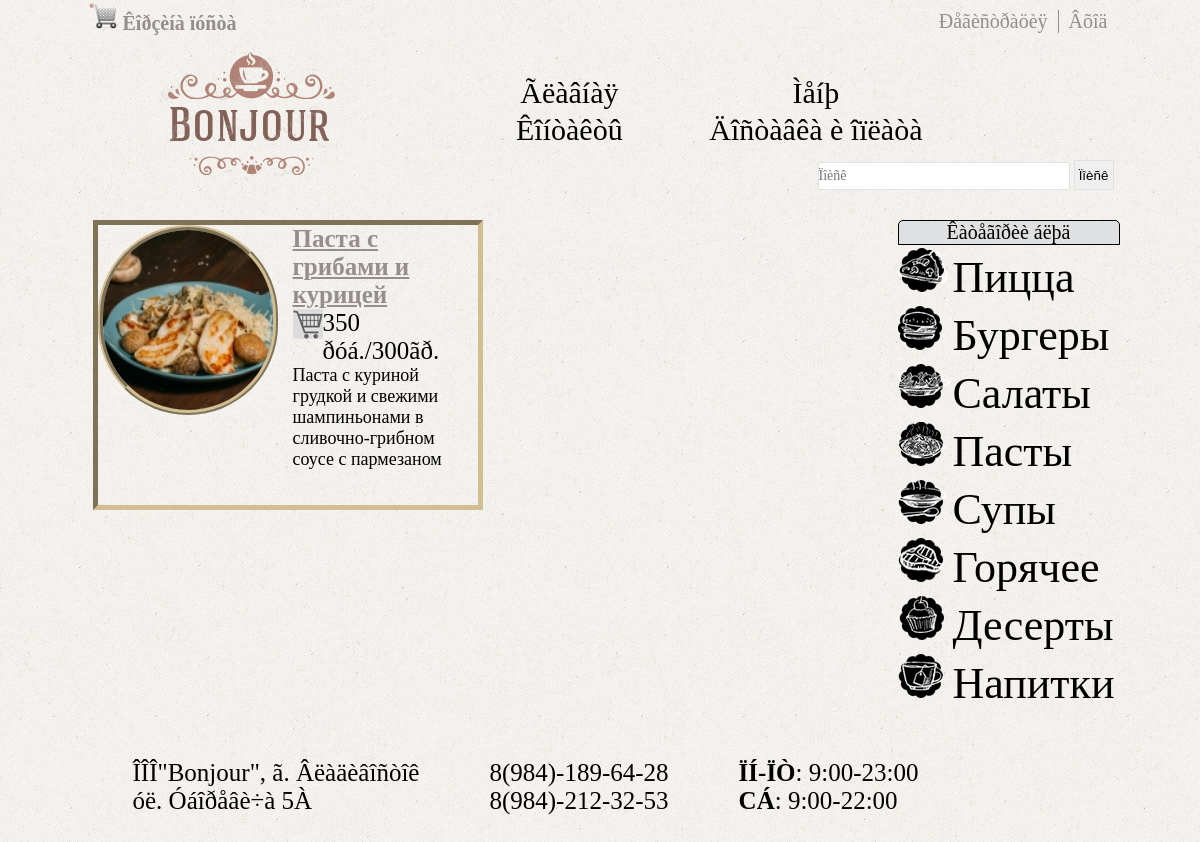
Screenshot of /view_cat.php?type=Пасты with the database file from the repository.
### tables this page shows
CREATE TABLE IF NOT EXISTS `category` (
  `id` int(11) NOT NULL AUTO_INCREMENT,
  `type` varchar(255) NOT NULL,
  `img` varchar(255) NOT NULL,
  PRIMARY KEY (`id`)
);

CREATE TABLE IF NOT EXISTS `table_products` (
  `products_id` int(11) NOT NULL AUTO_INCREMENT,
  `title` varchar(255) NOT NULL,
  `price` int(11) NOT NULL,
  `category` varchar(255) NOT NULL,
  `mini_description` text NOT NULL,
  `image` varchar(255) NOT NULL,
  `datetime` datetime NOT NULL,
  `visible` int(11) NOT NULL DEFAULT '0',
  `type` varchar(255) NOT NULL,
  `gramm` int(11) NOT NULL,
  `category_id` int(11) NOT NULL,
  PRIMARY KEY (`products_id`)
);

### functions/functions.php (called while the page is built, shortened)
<?php
function clear_string($cl_str)
{
    $cl_str = strip_tags($cl_str);
    $cl_str = mysql_real_escape_string($cl_str);
    $cl_str = trim($cl_str);
    return $cl_str;
}
?>

### include/block-category.php (the view)
<div id="block-category">
    <p id="header-title">Êàòåãîðèè áëþä</p>
    <ul>
    <?php
    $result = mysql_query("SELECT * FROM category", $link);
    if (mysql_num_rows($result) >0)
    {
        $row=mysql_fetch_array($result);
        do
        {
            echo'
            <li><a href="view_cat.php?type='.strtolower($row["type"]).'"><img src="images/'.$row["img"].'"/>'.$row["type"].'</a></li>
            ';
        }
        while ($row = mysql_fetch_array($result));
    }
?>
    </ul>
    </div>

### view_cat.php (shortened to what this page needs)
<?php
	include("include/db_connect.php");
    include("functions/functions.php");
    $type= clear_string($_GET["type"]);
?>
<!DOCTYPE HTML>
<html>
<head>
    <link href="css/style.css" rel="stylesheet" type="text/css" />
    <link href="css/reset.css" rel="stylesheet" type="text/css" />
</head>
<body background="images/back.png">
<div id="block-body">
<?php
	include("include/block-header.php")
?>
 <?php
	include("include/block-category.php")
    ?>
<div id="block-menu">
<ul id="block-tovar-grid">
   <?php
   if (!empty($type))
   {
        $querycat = "AND category='$type'";
   }
   else
   {
        $querycat= "";
   }
   $num = 4;
   $page = (int)$_GET['page'];
   $count = mysql_query("SELECT COUNT(*) FROM table_products WHERE visible = '1' $querycat", $link);
   $temp = mysql_fetch_array($count);
   if ($temp[0] > 0)
   {
    $page = intval($page);
    if(empty($page) or $page < 0) $page =1;
    $start = $page * $num - $num;
    $qury_start_num = " LIMIT $start, $num";
   }
	$result = mysql_query("SELECT * FROM table_products WHERE visible='1' $querycat $qury_start_num",$link);
    if (mysql_num_rows($result) > 0)
    {
        $row = mysql_fetch_array($result);
        do{
           echo '
           <li>
           <div class="block-images-grid">
           <img class="round" src="uploads_images/'.$row["image"].'"/>
           </div>
           <p class="style-title-grid"><a href="">'.$row["title"].'</a></p>
           <ul class="reviews">
           </ul>
           <a class="add-cart-style-grid" tid="'.$row["products_id"].'"></a>
           <p class="style-price-grid"><strong>'.$row["price"].'</strong> ðóá./<strong>'.$row["gramm"].'</strong>ãð.</p>
           <div class="mini-features">
           '.$row["mini_description"].'
           </div>
           </li>
           ';
        }
        while($row = mysql_fetch_array($result));
    }else
    {
        echo'<h3>Êàòåãîðèÿ íåäîñòóïíà èëè áëþäà â íåé îòñóòñòâóþò!</h3>';
    }
    echo '</ul>';
    ?>
</div>
<?php
	include("include/block-footer.php")
?>
</div>
</body>
</html>

### css/style.css (style rules this page uses)
#block-body { width: 1035px; height: auto; margin: 0 auto; }
#block-category { float: right; width: 220px; height: auto; }
#header-title { border: 1px solid black; width: 220px; font: 20px Monotype Corsiva; text-align: center; background-color:#DFE0E2; border-radius: 5px 5px 0 0; -webkit-border-radius: 5px 5px 0 0; -moz-border-radius: 5px 5px 0 0; -ms-border-radius: 5px 5px 0 0; }
#block-category li { font: 44px Monotype Corsiva; height: auto; }
#block-category img { padding-top: 3px; }
#block-menu { width: 800px; height: 400px; }
.round { border-radius:100px; border: 5px ridge #D2BE93; height: 180px; width: 170px; }
#block-tovar-grid > li { border: 5px inset #D2BE93; width: 380px; float: left; height: 280px; margin-left: 10px; margin-bottom: 5px; }
.style-title-grid { margin-top: 0; margin-bottom: 0; }
.style-title-grid a { font: bold 25px Monotype Corsiva; color:#968D8D; text-decoration:underline; }
.block-images-grid { width: auto; height: 230px; float:left; margin-right:15px; }
.style-price-grid { font: 25px Monotype Corsiva; }
.mini-features { font: 18px Monotype Corsiva; }
.add-cart-style-grid { width: 30px; height: 30px; display: block; cursor: pointer; float:left; margin-bottom: 5px; background: url(../images/add.png); }
#block-category a { text-decoration: none; color: black; }

### rows the page displays
category: img (picture), type "Пицца"
category: img (picture), type "Бургеры"
category: img (picture), type "Салаты"
category: img (picture), type "Пасты"
category: img (picture), type "Супы"
category: img (picture), type "Горячее"
category: img (picture), type "Десерты"
category: img (picture), type "Напитки"
table_products: image (picture), title "Паста с грибами и курицей", price "350", gramm "300", mini_description "Паста с куриной грудкой и свежими шампиньонами в сливочно-грибном соусе с пармезаном"
